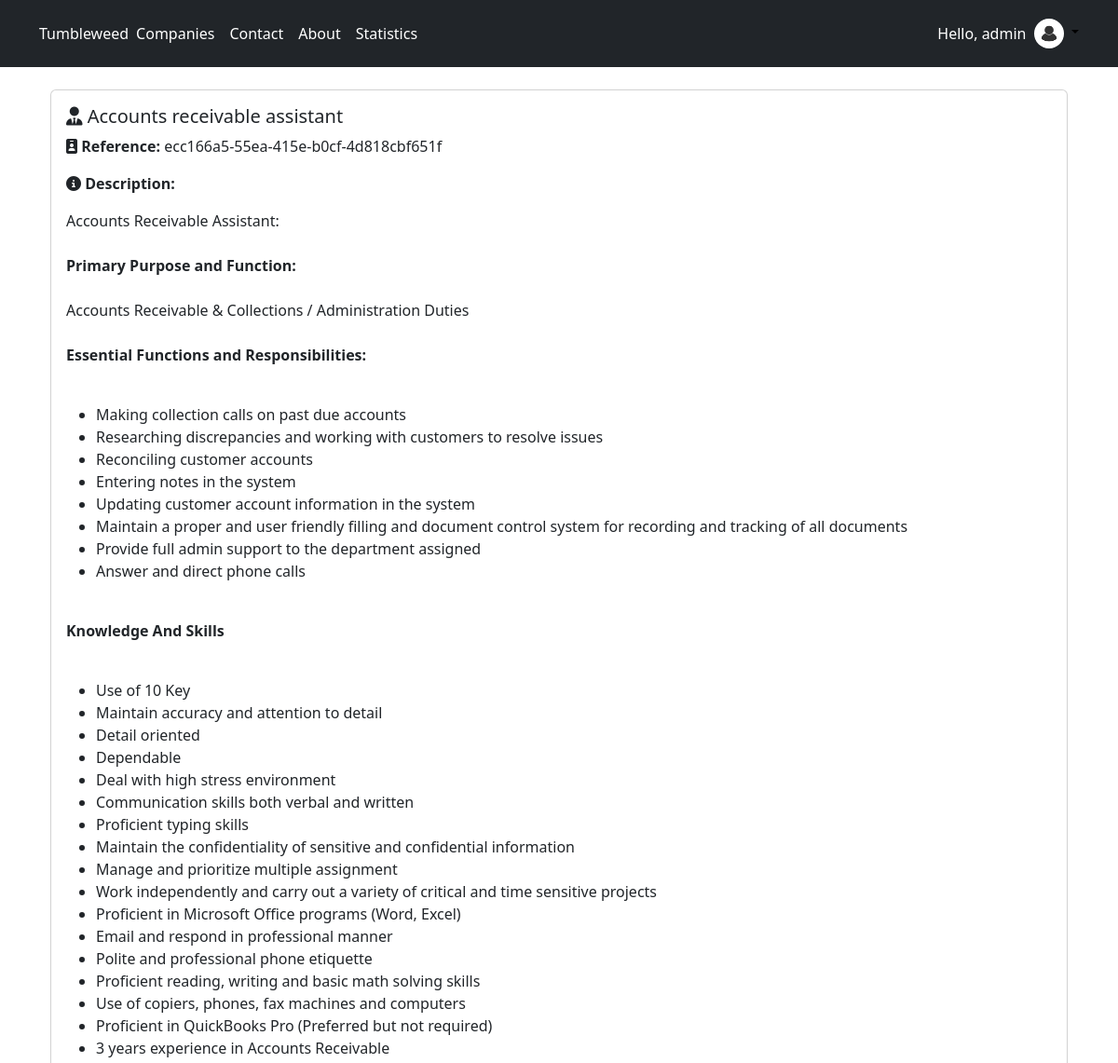
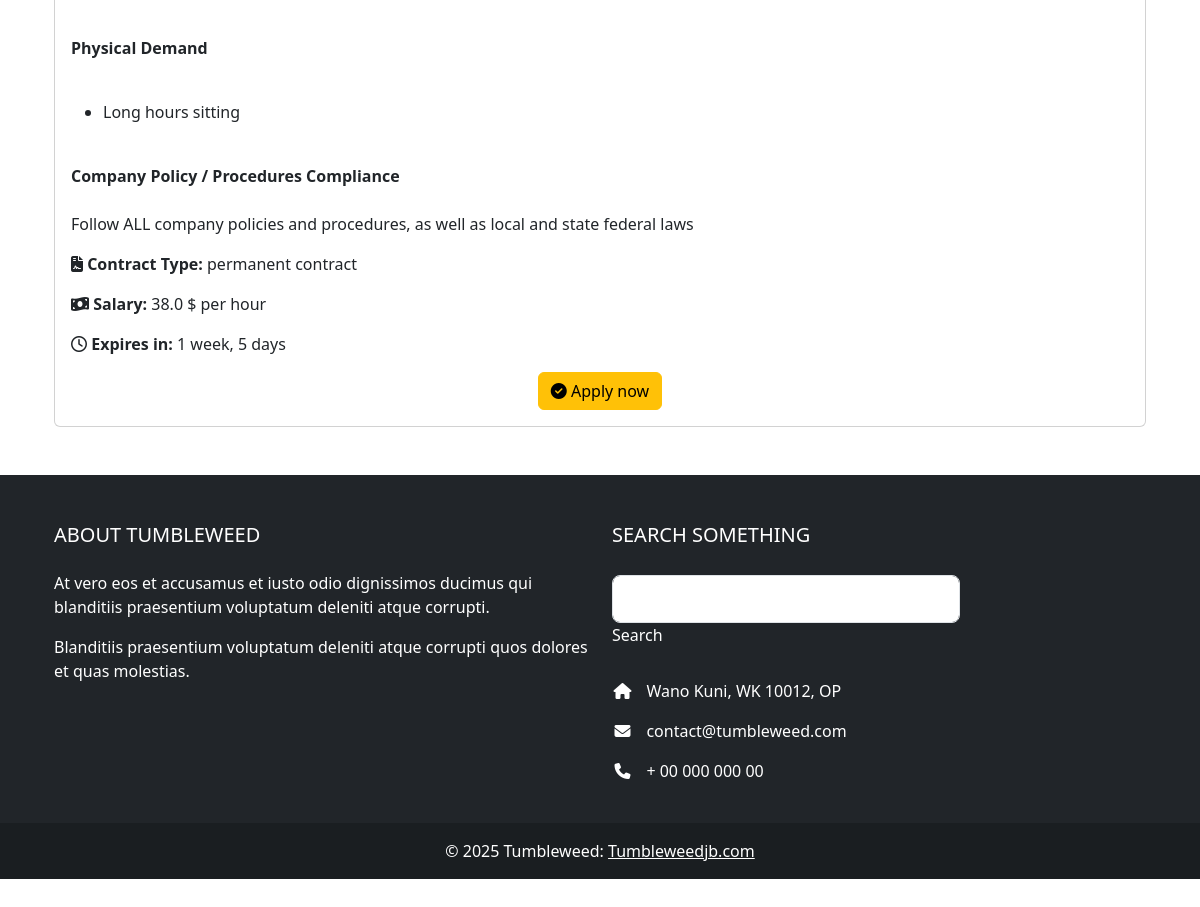
The app's page /openings/details/74ce694a-14a1-45c2-8683-37d523c7153b/ (signed in) with its own data (2 pictures, top to bottom).
### JobBoard/models.py (models this page shows, shortened)
class CustomUser(AbstractUser):
    id = models.UUIDField(primary_key=True, default=uuid.uuid4, editable=False)
    first_name = models.CharField(max_length=50)
    middle_name = models.CharField(max_length=50, blank=True, null=True)
    last_name = models.CharField(max_length=50)
    email = models.EmailField()
    birth_date = models.DateField(auto_now=False, auto_now_add=False, default=None, null=True, blank=True,)
    Phone = models.CharField(max_length=15)
    class meta:
        verbose_name_plural = "Users"

class job_opening(models.Model):
    id = models.UUIDField(primary_key=True, default=uuid.uuid4, editable=False)
    position_name = models.CharField(max_length=100)
    reference = models.UUIDField(default=uuid.uuid4, editable=False)
    description = HTMLField()
    contrat_type =(
        ('permanent contract','permanent contract'),
        ('fixed-term','fixed-term'),
        ('Internship','Internship'),
    )
    type = models.CharField(max_length=50, choices=contrat_type, default=None)
    salary = models.FloatField()
    expiration_date = models.DateField()
    Company = models.ForeignKey(Company, on_delete=models.DO_NOTHING)
    created_at = models.DateField(auto_now=True)
    class meta:
        verbose_name_plural = "Job Openings"

### JobBoard/views.py (the view)
# urls.py: path('openings/details/<uuid:pk>/', views.opening_details.as_view(), name='opening-details'),
class opening_details(DetailView):
    model = job_opening
    template_name = 'JobBoard/details.html'
    context_object_name = 'object'

### JobBoard/templates/JobBoard/details.html
{% extends 'base.html' %}
{% block content %}
<div class="container mt-4">
    <div class="card">
        <div class="card-body">
            <h5 class="card-title"><i class="fas fa-user-tie"></i> {{ object.position_name }}</h5>
            <p class="card-text"><strong><i class="fas fa-id-badge"></i> Reference:</strong> {{ object.reference }}</p>
            <p class="card-text"><strong><i class="fas fa-info-circle"></i> Description:</strong> {{ object.description|safe }}</p>
            <p class="card-text"><strong><i class="fas fa-file-contract"></i> Contract Type:</strong> {{ object.type }}</p>
            <p class="card-text"><strong><i class="fas fa-money-bill-wave"></i> Salary:</strong> {{ object.salary }} $ per hour</p>
            <p class="card-text"><strong><i class="far fa-clock"></i> Expires in:</strong> {{ object.expiration_date|timeuntil }}</p>
            <div class="text-center">
                <a href="#" class="btn btn-warning"><i class="fas fa-check-circle"></i> Apply now</a>
            </div>
        </div>
    </div>
</div>
{% endblock content %}

### templates/base.html (shortened to what this page needs)
{% load static %}
<!DOCTYPE html>
<html lang="en">
  <head>
    <link
      rel="stylesheet"
      href="https://cdn.jsdelivr.net/npm/bootstrap@5.3.2/dist/css/bootstrap.min.css"
    />
    <link
      rel="stylesheet"
      href="https://cdnjs.cloudflare.com/ajax/libs/font-awesome/6.4.2/css/all.min.css"
    />
  </head>
  <body>
    <header class="p-3 text-bg-dark">
      <div class="container">
        <div
          class="d-flex flex-wrap align-items-center justify-content-center justify-content-lg-start"
        >
          <a
            href="/"
            class="d-flex align-items-center mb-2 mb-lg-0 text-white text-decoration-none"
          >
            Tumbleweed
          </a>
          <ul
            class="nav col-12 col-lg-auto me-lg-auto mb-2 justify-content-center mb-md-0"
          >
            <li>
              <a href="{% url 'companies'%}" class="nav-link px-2 text-white"
                >Companies</a
              >
            </li>
            <li>
              <a href="{% url 'contact'%}" class="nav-link px-2 text-white"
                >Contact</a
              >
            </li>
            <li>
              <a href="{% url 'about'%}" class="nav-link px-2 text-white"
                >About</a
              >
            </li>
            <li>
              <a href="{% url 'companies-json'%}" class="nav-link px-2 text-white"
                >Statistics</a
              >
            </li>
          </ul>
          {% if user.is_authenticated %} Hello, {{user.first_name}} &nbsp;
          <div class="dropdown text-end">
            <a
              href="#"
              class="d-block link-body-emphasis text-decoration-none dropdown-toggle"
              data-bs-toggle="dropdown"
              aria-expanded="false"
            >
              <img
                src="{% static 'user-profile.png'%}"
                alt="mdo"
                width="32"
                height="32"
                class="rounded-circle"
              />
            </a>
          </div>
          {% endif %}
        </div>
      </div>
    </header>
    <div class="container my-4">{% block content %} {% endblock content %}</div>
  </body>
  <div class="my-5">
    <footer class="text-white text-center text-lg-start bg-dark">
      <div class="container p-4">
        <div class="row mt-4">
          <div class="col-lg-6 col-md-12 mb-4 mb-md-0">
            <h5 class="text-uppercase mb-4">About Tumbleweed</h5>
            <p>
              At vero eos et accusamus et iusto odio dignissimos ducimus qui
              blanditiis praesentium voluptatum deleniti atque corrupti.
            </p>
            <p>
              Blanditiis praesentium voluptatum deleniti atque corrupti quos
              dolores et quas molestias.
            </p>
          </div>
          <div class="col-lg-4 col-md-6 mb-4 mb-md-0">
            <h5 class="text-uppercase mb-4 pb-1">Search something</h5>
            <div class="form-outline form-white mb-4">
              <input
                type="text"
                id="formControlLg"
                class="form-control form-control-lg"
              />
              <label class="form-label" for="formControlLg">Search</label>
            </div>
            <ul class="fa-ul" style="margin-left: 1.65em">
              <li class="mb-3">
                <span class="fa-li"><i class="fas fa-home"></i></span
                ><span class="ms-2">Wano Kuni, WK 10012, OP</span>
              </li>
              <li class="mb-3">
                <span class="fa-li"><i class="fas fa-envelope"></i></span
                ><span class="ms-2">contact@tumbleweed.com</span>
              </li>
              <li class="mb-3">
                <span class="fa-li"><i class="fas fa-phone"></i></span
                ><span class="ms-2">+ 00 000 000 00</span>
              </li>
            </ul>
          </div>
        </div>
      </div>
      <div>
        <div
          class="text-center p-3"
          style="background-color: rgba(0, 0, 0, 0.2)"
        >
          © 2025 Tumbleweed:
          <a class="text-white" href="https://mdbootstrap.com/"
            >Tumbleweedjb.com</a
          >
        </div>
      </div>
    </footer>
  </div>
</html>

### records on screen
CustomUser: first_name "admin"
job_opening: position_name "Accounts receivable assistant", reference "ecc166a5-55ea-415e-b0cf-4d818cbf651f", description "Accounts Receivable Assistant: Primary Purpose and Function: Accounts Receivable & Collections / Administration Duties Essential Functions and Responsibilities: Making collection calls on past due accounts Researching discrepancies and working with customers to resolve issues Reconciling customer accounts Entering notes in the system Updating customer account information in the system Maintain a proper and user friendly filling and document control system for recording and tracking of all documents Provide full admin support to the department assigned Answer and direct phone calls Knowledge And Skills Use of 10 Key Maintain accuracy and attention to detail Detail oriented Dependable Deal…", type "permanent contract", salary "38.0", expiration_date "1 week, 5 days"
